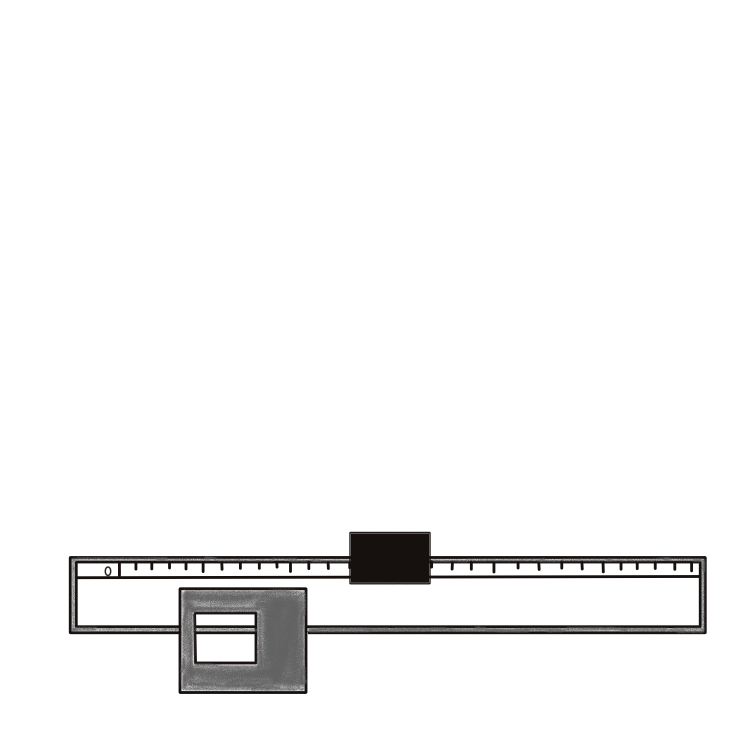
#> input picture feature_preference/mushrooms/average.jpg, 3000 x 3000 px, given in place of feature_map.jpg, which was not available (shown at 1/4 size)
$ python mushroom_generator.py
#> lines starting #> are read from the running program, lines starting #| are printed output that depends on the picture; pictures that were not available may be replaced by others from this repository, and a replacement may not be noted
from PIL import Image

def merge_images(image1_path, image2_path, output_path):
    # Open images
#> called with image1_path = 'feature_map.jpg', image2_path = 'heavy.jpg', output_path = 'output.jpg'
    image1 = Image.open(image1_path)
#> image1 is the input picture: PIL image 3000x3000 RGB; mean R, G, B 246, 245.9, 245.8
    image2 = Image.open(image2_path)
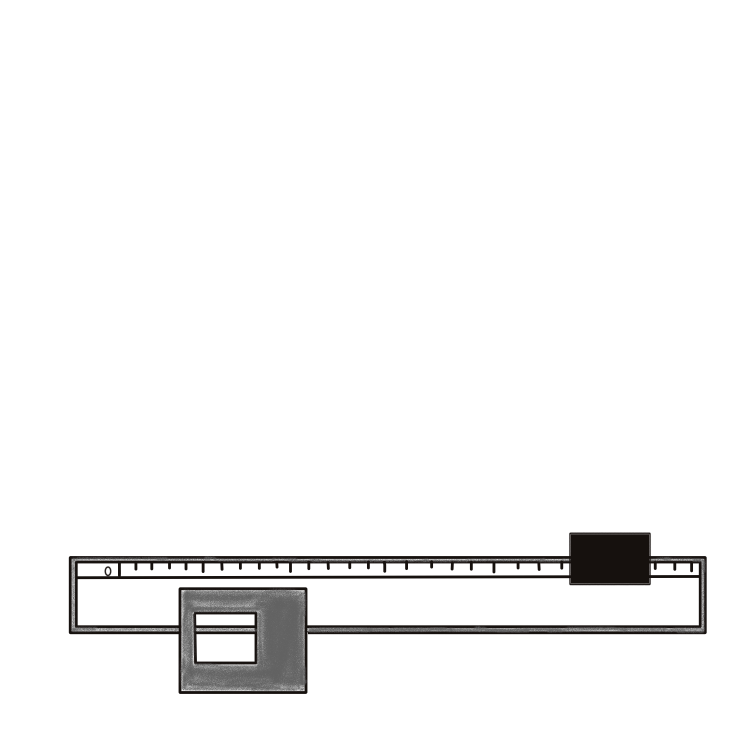
#> input picture feature_preference/mushrooms/heavy.jpg, 3000 x 3000 px (shown at 1/4 size)
#> image2 is the input picture: PIL image 3000x3000 RGB; mean R, G, B 246, 245.9, 245.9
    # Get dimensions of the second image
    width_before, height_before = image2.size
#> width_before = 3000; height_before = 3000
    image2 = image2.crop((0, int((height_before//3)*2), width_before, height_before))
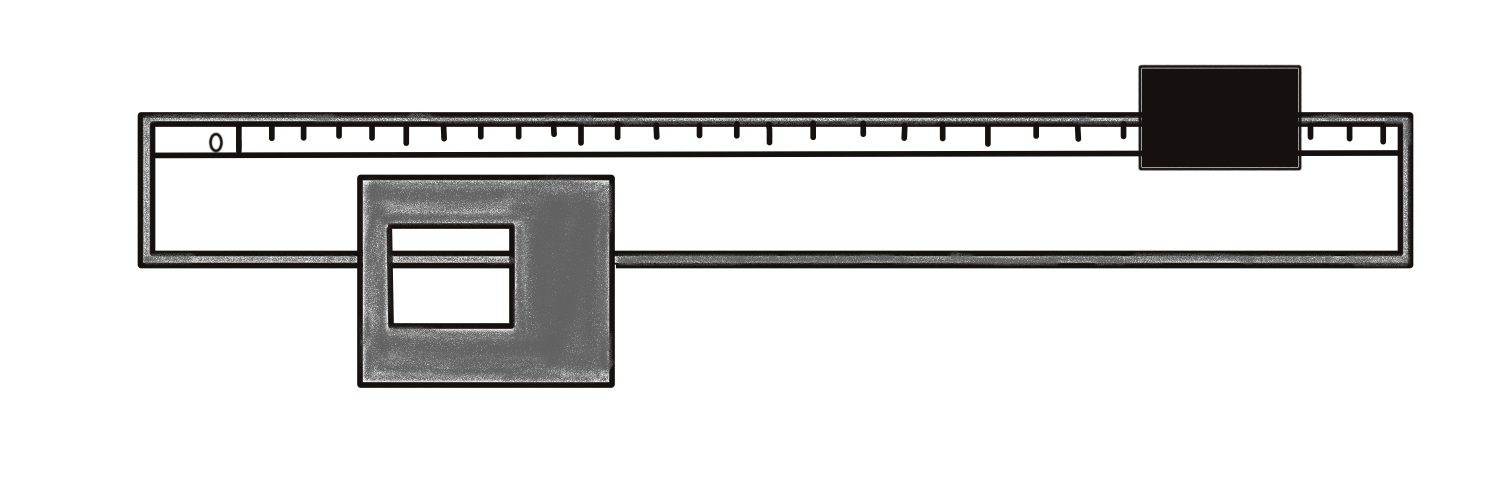
#> image2: PIL image 3000x1000 RGB (shown at 1/2 size); mean R, G, B 228.1, 227.7, 227.6

    # Get dimensions of the first image
    width1, height1 = image1.size
#> width1 = 3000; height1 = 3000

    # Get new dimensions of the second image after crop
    width2, height2 = image2.size
#> width2 = 3000; height2 = 1000

    # Determine the size of the new image
    new_width = max(width1, width2)
#> new_width = 3000
    new_height = height1 + height2
#> new_height = 4000

    # resize image2
    image2 = image2.resize((new_width,height2))

    # Create a new image with the determined size
    new_image = Image.new('RGB', (new_width, new_height))
#> new_image: PIL image 3000x4000 RGB; every value is 0

    # Paste the first image on the up
    new_image.paste(image1, (0, 0))
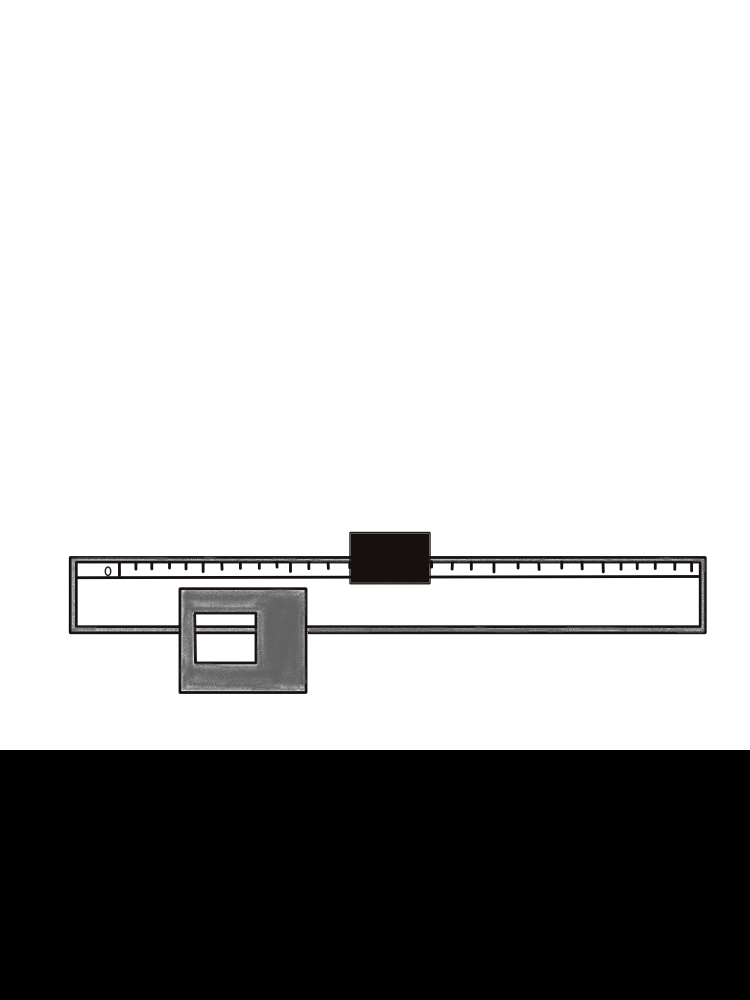
#> new_image: PIL image 3000x4000 RGB (shown at 1/4 size); mean R, G, B 184.5, 184.4, 184.4

    # Paste the second image on the bottom
    new_image.paste(image2, (0, height1))
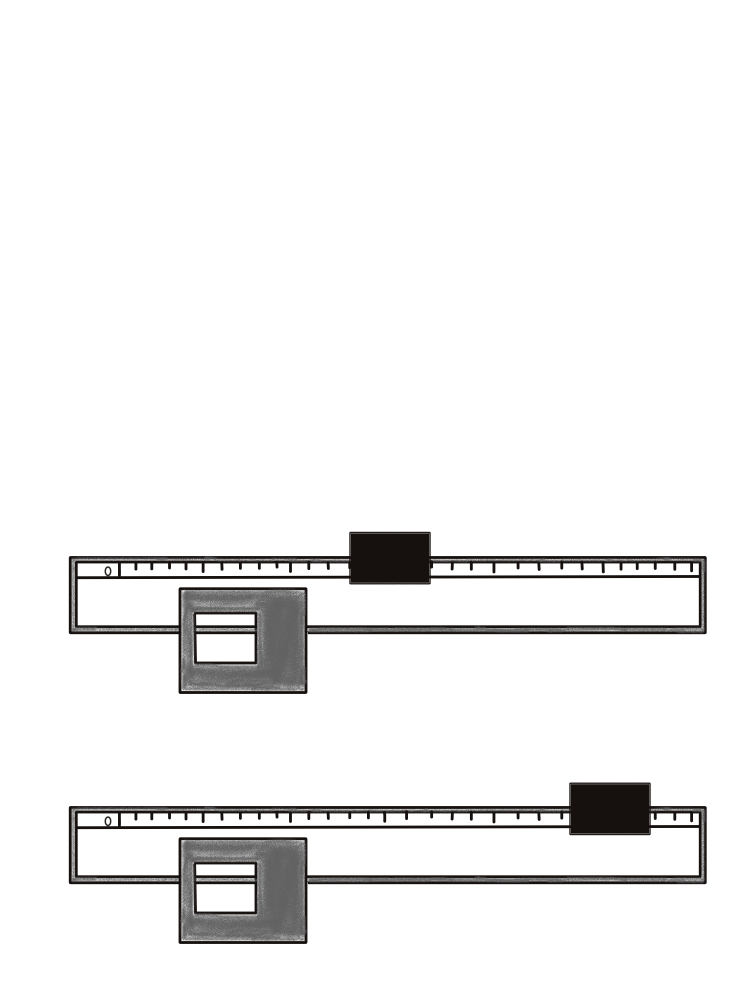
#> new_image: PIL image 3000x4000 RGB (shown at 1/4 size); mean R, G, B 241.6, 241.4, 241.3

    # Save the merged image
    new_image.save(output_path)


if __name__ == "__main__":
    # Replace 'image1.jpg', 'image2.jpg', and 'output.jpg' with image file paths
    merge_images('feature_map.jpg', 'heavy.jpg', 'output.jpg')
